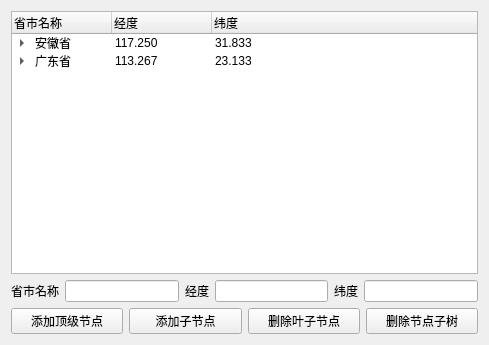
<?xml version="1.0" encoding="UTF-8"?>
<ui version="4.0">
 <class>Widget</class>
 <widget class="QWidget" name="Widget">
  <property name="geometry">
   <rect>
    <x>0</x>
    <y>0</y>
    <width>489</width>
    <height>345</height>
   </rect>
  </property>
  <property name="windowTitle">
   <string>Widget</string>
  </property>
  <layout class="QVBoxLayout" name="verticalLayout">
   <item>
    <widget class="QTreeWidget" name="treeWidget">
     <column>
      <property name="text">
       <string>省市名称</string>
      </property>
     </column>
     <column>
      <property name="text">
       <string>经度</string>
      </property>
     </column>
     <column>
      <property name="text">
       <string>纬度</string>
      </property>
     </column>
     <item>
      <property name="text">
       <string>安徽省</string>
      </property>
      <property name="text">
       <string>117.250</string>
      </property>
      <property name="text">
       <string>31.833</string>
      </property>
      <item>
       <property name="text">
        <string>合肥市</string>
       </property>
       <property name="text">
        <string>117.250</string>
       </property>
       <property name="text">
        <string>31.833</string>
       </property>
      </item>
      <item>
       <property name="text">
        <string>安庆市</string>
       </property>
       <property name="text">
        <string>117.050</string>
       </property>
       <property name="text">
        <string>30.533</string>
       </property>
      </item>
     </item>
     <item>
      <property name="text">
       <string>广东省</string>
      </property>
      <property name="text">
       <string>113.267</string>
      </property>
      <property name="text">
       <string>23.133</string>
      </property>
      <item>
       <property name="text">
        <string>广州市</string>
       </property>
       <property name="text">
        <string>113.267</string>
       </property>
       <property name="text">
        <string>23.133</string>
       </property>
      </item>
      <item>
       <property name="text">
        <string>深圳市</string>
       </property>
       <property name="text">
        <string>114.050</string>
       </property>
       <property name="text">
        <string>22.550</string>
       </property>
      </item>
     </item>
    </widget>
   </item>
   <item>
    <layout class="QHBoxLayout" name="horizontalLayout">
     <item>
      <widget class="QLabel" name="label">
       <property name="text">
        <string>省市名称</string>
       </property>
      </widget>
     </item>
     <item>
      <widget class="QLineEdit" name="lineEditName"/>
     </item>
     <item>
      <widget class="QLabel" name="label_2">
       <property name="text">
        <string>经度</string>
       </property>
      </widget>
     </item>
     <item>
      <widget class="QLineEdit" name="lineEditLon"/>
     </item>
     <item>
      <widget class="QLabel" name="label_3">
       <property name="text">
        <string>纬度</string>
       </property>
      </widget>
     </item>
     <item>
      <widget class="QLineEdit" name="lineEditLat"/>
     </item>
    </layout>
   </item>
   <item>
    <layout class="QHBoxLayout" name="horizontalLayout_2">
     <item>
      <widget class="QPushButton" name="pushButtonAddTop">
       <property name="text">
        <string>添加顶级节点</string>
       </property>
      </widget>
     </item>
     <item>
      <widget class="QPushButton" name="pushButtonAddChild">
       <property name="text">
        <string>添加子节点</string>
       </property>
      </widget>
     </item>
     <item>
      <widget class="QPushButton" name="pushButtonDelLeaf">
       <property name="text">
        <string>删除叶子节点</string>
       </property>
      </widget>
     </item>
     <item>
      <widget class="QPushButton" name="pushButtonDelSubtree">
       <property name="text">
        <string>删除节点子树</string>
       </property>
      </widget>
     </item>
    </layout>
   </item>
  </layout>
 </widget>
 <layoutdefault spacing="6" margin="11"/>
 <resources/>
 <connections/>
</ui>
